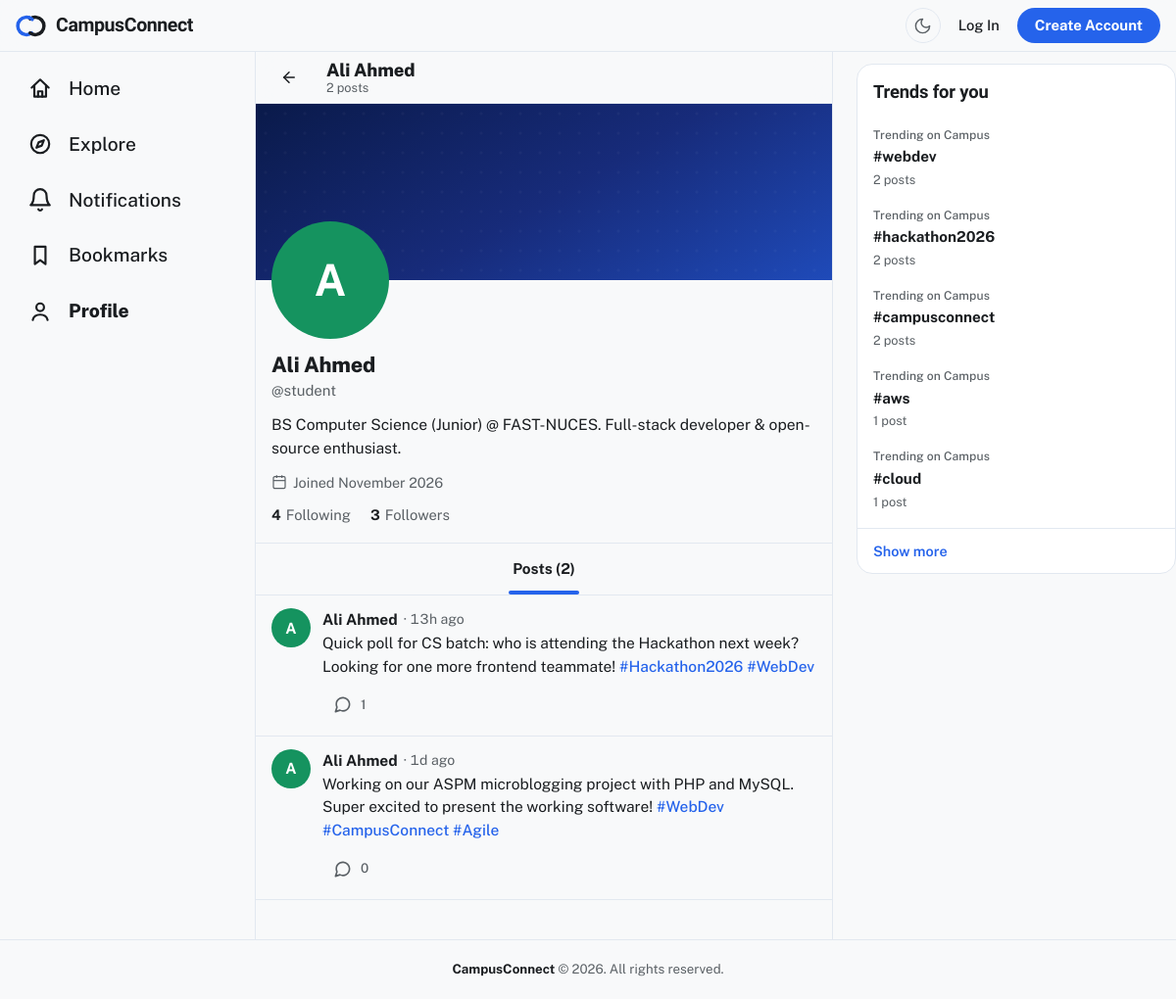
The page /profile.php?id=1 on the database its author committed.
### tables this page shows
CREATE TABLE IF NOT EXISTS users (
    id INT AUTO_INCREMENT PRIMARY KEY,
    name VARCHAR(255) NOT NULL,
    email VARCHAR(255) UNIQUE NOT NULL,
    password_hash VARCHAR(255) NOT NULL,
    role ENUM('student', 'society_admin', 'system_admin') DEFAULT 'student',
    bio TEXT DEFAULT NULL,
    cover_style VARCHAR(20) NOT NULL DEFAULT 'signature',
    created_at TIMESTAMP DEFAULT CURRENT_TIMESTAMP
);

CREATE TABLE IF NOT EXISTS posts (
    id INT AUTO_INCREMENT PRIMARY KEY,
    user_id INT NOT NULL,
    content TEXT NOT NULL,
    is_announcement TINYINT(1) NOT NULL DEFAULT 0,
    created_at TIMESTAMP DEFAULT CURRENT_TIMESTAMP,
    updated_at TIMESTAMP DEFAULT CURRENT_TIMESTAMP ON UPDATE CURRENT_TIMESTAMP,
    deleted_at TIMESTAMP NULL DEFAULT NULL,
    CONSTRAINT fk_posts_user FOREIGN KEY (user_id) REFERENCES users(id) ON DELETE CASCADE,
    INDEX idx_posts_user_id (user_id),
    INDEX idx_posts_created_at (created_at DESC)
);

CREATE TABLE IF NOT EXISTS hashtags (
    id INT AUTO_INCREMENT PRIMARY KEY,
    tag VARCHAR(100) UNIQUE NOT NULL,
    created_at TIMESTAMP DEFAULT CURRENT_TIMESTAMP
);

### profile.php (the view, shortened to what the rows shown need)
<?php
require_once 'classes/User.php';
require_once 'classes/Post.php';
require_once 'classes/PostController.php';
require_once 'classes/Like.php';
require_once 'includes/social_widgets.php';
require_once 'includes/header.php';
$profileId = (int)($_GET['id'] ?? ($currentUser['id'] ?? 0));
$db = Database::getInstance()->getConnection();
$userModel = new User($db);
$profile = $profileId > 0 ? $userModel->getById($profileId) : false;
$isOwnProfile = $profile && $currentUser && (int)$profile['id'] === (int)$currentUser['id'];
$feed = ['posts' => [], 'total' => 0, 'page' => 1, 'has_more' => false];
$bookmarkedIds = [];
$activeTab = ($_GET['tab'] ?? 'posts') === 'likes' && $isOwnProfile ? 'likes' : 'posts';
$likedPosts = [];
if ($profile) {
    $feedPage = max(1, (int)($_GET['page'] ?? 1));
    $feedController = new PostController(new Post($db), $currentUser);
    $feed = $feedController->getUserFeed((int)$profile['id'], $feedPage, 10);
}
?>
<?php if (!$profile): ?>
    <div class="narrow-wrap">
        <div class="empty-state">
            <span class="empty-icon"><svg viewBox="0 0 24 24" fill="none" stroke="currentColor" stroke-width="1.7" stroke-linecap="round" stroke-linejoin="round" aria-hidden="true"><circle cx="11" cy="11" r="6.5"/><path d="m16 16 4.5 4.5"/></svg></span>
            <h4 class="empty-title">User not found</h4>
            <p class="empty-text">This profile may not exist, or the link is incorrect.</p>
        </div>
    </div>
<?php else: ?>
    <?php
        $profileInitial = strtoupper(mb_substr(trim($profile['name']), 0, 1, 'UTF-8'));
        $followerCount = (int)$profile['follower_count'];
        $followingCount = (int)$profile['following_count'];
        $coverStyle = User::normalizeCoverStyle($profile['cover_style'] ?? 'signature');
    ?>
    <div class="layout-3col">
        <?php renderLeftNav('profile'); ?>
        <div class="col-main">
            <div class="profile-sticky-bar">
                <a href="index.php" class="profile-back-btn" aria-label="Back">
                    <svg viewBox="0 0 24 24" fill="none" stroke="currentColor" stroke-width="2" stroke-linecap="round" stroke-linejoin="round" width="18" height="18">
                        <line x1="19" y1="12" x2="5" y2="12"></line>
                        <polyline points="12 19 5 12 12 5"></polyline>
                    </svg>
                </a>
                <div class="profile-sticky-meta">
                    <h2 class="profile-sticky-name"><?= htmlspecialchars($profile['name']) ?></h2>
                    <span class="profile-sticky-sub"><?= (int)$feed['total'] ?> <?= pluralize((int)$feed['total'], 'post') ?></span>
                </div>
            </div>
            <div class="profile-card">
                <div class="profile-cover cover-<?= htmlspecialchars($coverStyle) ?>" aria-hidden="true"></div>
                <div class="profile-hero-row">
                    <span class="avatar-lg<?= avatarToneClass((int)$profile['id'], (string)($profile['role'] ?? '')) ?>"><?= htmlspecialchars($profileInitial) ?></span>
                </div>
                <div class="profile-details">
                    <div class="profile-name-row">
                        <h1 class="profile-display-name"><?= htmlspecialchars($profile['name']) ?></h1>
                    </div>
                    <?php
                        $emailPrefix = explode('@', $profile['email'] ?? '')[0];
                    ?>
                    <div class="profile-handle">@<?= htmlspecialchars($emailPrefix) ?></div>
                    <?php if (!empty($profile['bio'])): ?>
                        <p class="profile-bio"><?= htmlspecialchars($profile['bio']) ?></p>
                    <?php endif; ?>
                    <div class="profile-metadata-row">
                        <?php if (!empty($profile['created_at'])): ?>
                            <span class="profile-meta-item">
                                <svg viewBox="0 0 24 24" fill="none" stroke="currentColor" stroke-width="1.8" width="16" height="16">
                                    <rect x="3" y="4" width="18" height="18" rx="2" ry="2"></rect>
                                    <line x1="16" y1="2" x2="16" y2="6"></line>
                                    <line x1="8" y1="2" x2="8" y2="6"></line>
                                    <line x1="3" y1="10" x2="21" y2="10"></line>
                                </svg>
                                Joined <?= date('F Y', strtotime($profile['created_at'])) ?>
                            </span>
                        <?php endif; ?>
                    </div>
                    <div class="profile-stats-row">
                        <button type="button" class="stat-btn" onclick="toggleModal('following-modal')">
                            <strong><?= $followingCount ?></strong>
                            <span>Following</span>
                        </button>
                        <button type="button" class="stat-btn" onclick="toggleModal('followers-modal')">
                            <strong data-followers-count-for="<?= (int)$profile['id'] ?>"><?= $followerCount ?></strong>
                            <span><?= pluralize($followerCount, 'Follower') ?></span>
                        </button>
                    </div>
                </div>
            </div>
            <div class="profile-tabs-header">
                <a href="profile.php?id=<?= (int)$profile['id'] ?>&tab=posts" class="profile-tab<?= $activeTab === 'posts' ? ' active' : '' ?>">
                    <span class="profile-tab-label">Posts (<?= (int)$feed['total'] ?>)</span>
                </a>
            </div>
            <?php if ($activeTab === 'likes'): ?>
                <?php if (empty($likedPosts)): ?>
                    <div class="empty-state">
                        <p class="empty-text"><?= $isOwnProfile ? 'You have not liked any posts yet.' : 'This user has not liked any posts yet.' ?></p>
                    </div>
                <?php else: ?>
                    <?php foreach ($likedPosts as $likedPost): ?>
                        <?php renderPostCard($likedPost, $currentUser, $bookmarkedIds); ?>
                    <?php endforeach; ?>
                <?php endif; ?>
            <?php else: ?>
                <?php if (empty($feed['posts'])): ?>
                    <div class="empty-state">
                        <p class="empty-text"><?= $isOwnProfile ? 'You have not posted anything yet.' : 'This user has not posted anything yet.' ?></p>
                    </div>
                <?php else: ?>
                    <?php foreach ($feed['posts'] as $feedPost): ?>
                        <?php renderPostCard($feedPost, $currentUser, $bookmarkedIds); ?>
                    <?php endforeach; ?>
                <?php endif; ?>
            <?php endif; ?>
        </div>
        <div class="col-side">
            <?php renderTrendingHashtagsWidget($db); ?>
        </div>
    </div>
<?php endif; ?>
<?php require_once 'includes/footer.php'; ?>

### includes/social_widgets.php (shortened to what the rows shown need)
<?php
require_once __DIR__ . '/../classes/Hashtag.php';
function renderLeftNav(string $active): void {
    $viewerId = isset($GLOBALS['currentUser']['id']) ? (int)$GLOBALS['currentUser']['id'] : 0;
    $unreadCount = 0;
    $svgAttrs = 'viewBox="0 0 24 24" fill="none" stroke="currentColor" stroke-width="1.8" stroke-linecap="round" stroke-linejoin="round" aria-hidden="true"';
    $links = [
        'home' => ['index.php', 'Home', '<svg ' . $svgAttrs . '><path d="M4 11.5 12 4l8 7.5"/><path d="M6.5 9.5V20h11V9.5"/><path d="M10 20v-5h4v5"/></svg>', 0],
        'explore' => ['explore.php', 'Explore', '<svg ' . $svgAttrs . '><circle cx="12" cy="12" r="8.5"/><path d="M15.5 8.5 13.5 13.5 8.5 15.5 10.5 10.5Z"/></svg>', 0],
        'notifications' => ['notifications.php', 'Notifications', '<svg ' . $svgAttrs . '><path d="M18 8A6 6 0 0 0 6 8c0 7-3 9-3 9h18s-3-2-3-9"/><path d="M13.73 21a2 2 0 0 1-3.46 0"/></svg>', $unreadCount],
        'bookmarks' => ['bookmarks.php', 'Bookmarks', '<svg ' . $svgAttrs . '><path d="M7 3.5h10V20l-5-3.8L7 20Z"/></svg>', 0],
        'profile' => [$viewerId ? 'profile.php?id=' . $viewerId : 'login.php', 'Profile', '<svg ' . $svgAttrs . '><circle cx="12" cy="8" r="3.6"/><path d="M5 20c.8-3.4 3.6-5 7-5s6.2 1.6 7 5"/></svg>', 0],
    ];
    echo '<nav class="col-nav" aria-label="Section">';
    foreach ($links as $key => [$href, $label, $icon, $badge]) {
        $isActive = $key === $active ? ' nav-col-active' : '';
        echo '<a href="' . htmlspecialchars($href) . '" class="nav-col-link' . $isActive . '"'
            . ' aria-label="' . htmlspecialchars($label) . '"'
            . ($key === $active ? ' aria-current="page"' : '') . '>'
            . $icon . '<span>' . htmlspecialchars($label) . '</span>';
        echo '</a>';
    }
    echo '</nav>';
}
function renderTrendingHashtagsWidget(PDO $db, int $limit = 5): void {
    require_once __DIR__ . '/../classes/Hashtag.php';
    $hashtagModel = new Hashtag($db);
    $trending = $hashtagModel->getTrending($limit);
    echo '<div class="widget">';
    echo '<h4 class="widget-title">Trends for you</h4>';
    if (empty($trending)) {
        echo '<p class="widget-empty">No trending topics yet.</p>';
    } else {
        foreach ($trending as $item) {
            echo '<div class="trending-row">';
            echo '<a href="explore.php?tag=' . urlencode($item['tag']) . '" class="trending-link">';
            echo '<span class="trending-sub">Trending on Campus</span>';
            echo '<span class="trending-tag">#' . htmlspecialchars($item['tag']) . '</span>';
            echo '<span class="trending-count">' . (int)$item['post_count'] . ' ' . pluralize((int)$item['post_count'], 'post') . '</span>';
            echo '</a>';
            echo '</div>';
        }
    }
    echo '<a href="explore.php" class="widget-more">Show more</a>';
    echo '</div>';
}
function renderPostCard(array $post, ?array $currentUser, array $bookmarkedIds = [], bool $removeCardOnUnsave = false): void {
    $postId = (int)$post['id'];
    $authorInitial = strtoupper(mb_substr(trim($post['author_name']), 0, 1, 'UTF-8'));
    $timeAgo = $post['time_ago'] ?? $post['created_at'];
    $replyCount = (int)($post['reply_count'] ?? 0);
    $replySvg = '<svg viewBox="0 0 24 24" fill="none" stroke="currentColor" stroke-width="1.8" stroke-linecap="round" stroke-linejoin="round" aria-hidden="true"><path d="M21 11.5a8.38 8.38 0 0 1-.9 3.8 8.5 8.5 0 0 1-7.6 4.7 8.38 8.38 0 0 1-3.8-.9L3 21l1.9-5.7a8.38 8.38 0 0 1-.9-3.8 8.5 8.5 0 0 1 4.7-7.6 8.38 8.38 0 0 1 3.8-.9h.5a8.48 8.48 0 0 1 8 8v.5Z"/></svg>';
    $renderedBody = Hashtag::renderHashtagLinks(htmlspecialchars($post['content']));
    echo '<div class="post-card" data-post-card>';
    echo '<span class="avatar-md' . avatarToneClass((int)$post['user_id'], (string)($post['author_role'] ?? '')) . '">' . htmlspecialchars($authorInitial) . '</span>';
    echo '<div class="post-body">';
    echo '<div class="post-card-head">';
    echo '<a class="post-card-author" href="profile.php?id=' . (int)$post['user_id'] . '">'
        . htmlspecialchars($post['author_name']) . '</a>';
    echo '<span class="post-card-time">&middot; ' . htmlspecialchars($timeAgo) . '</span>';
    echo '</div>';
    echo '<p class="post-card-content">' . $renderedBody . '</p>';
    echo '<div class="post-card-actions">';
    echo '<a class="action-reply" href="post.php?id=' . $postId . '" aria-label="View post and replies"><span class="action-ic">'
        . $replySvg . '</span>' . $replyCount . '</a>';
    echo '</div>';
    echo '</div>';
    echo '</div>';
}

### classes/Hashtag.php (shortened to what the rows shown need)
<?php
require_once __DIR__ . '/Post.php';
class Hashtag {
    private PDO $db;
    public function __construct(PDO $dbConnection) {
        $this->db = $dbConnection;
    }
    public static function renderHashtagLinks(string $escapedHtml): string {
        return preg_replace_callback(
            '/(?<!&)#([a-zA-Z0-9_]{1,50})\b/u',
            function ($matches) {
                $rawTag = $matches[1];
                $lowerTag = mb_strtolower($rawTag, 'UTF-8');
                return '<a href="explore.php?tag=' . urlencode($lowerTag) . '" class="hashtag-link">#' . $rawTag . '</a>';
            },
            $escapedHtml
        );
    }
    public function getTrending(int $limit = 5): array {
        $sql = "SELECT h.id, h.tag, COUNT(ph.post_id) AS post_count
                FROM hashtags h
                JOIN post_hashtags ph ON h.id = ph.hashtag_id
                JOIN posts p ON ph.post_id = p.id
                WHERE p.deleted_at IS NULL
                GROUP BY h.id, h.tag
                HAVING post_count > 0
                ORDER BY post_count DESC, h.id DESC
                LIMIT :limit";
        $stmt = $this->db->prepare($sql);
        $stmt->bindValue(':limit', $limit, PDO::PARAM_INT);
        $stmt->execute();
        return $stmt->fetchAll(PDO::FETCH_ASSOC);
    }
}

### rows shown on the page
users: name "Ali Ahmed", name "A", email "student", bio "BS Computer Science (Junior) @ FAST-NUCES. Full-stack developer & open-source enthusiast.", created_at "November 2026"
posts: user.name "A", user.name "Ali Ahmed", timeAgo "13h ago", content "Quick poll for CS batch: who is attending the Hackathon next week? Looking for one more frontend teammate!", rawTag "Hackathon2026 WebDev", replyCount "1"
posts: user.name "A", user.name "Ali Ahmed", timeAgo "1d ago", content "Working on our ASPM microblogging project with PHP and MySQL. Super excited to present the working software!", rawTag "WebDev CampusConnect Agile", replyCount "0"
hashtags: tag "webdev", post_count "2", post_count "posts"
hashtags: tag "hackathon2026", post_count "2", post_count "posts"
hashtags: tag "campusconnect", post_count "2", post_count "posts"
hashtags: tag "aws", post_count "1", post_count "post"
hashtags: tag "cloud", post_count "1", post_count "post"

### other values the page prints
$label "Home"
$label "Explore"
$label "Notifications"
$label "Bookmarks"
$label "Profile"
$feed['total'] "2"
pluralize((int)$feed['total'], 'post') "posts"
$followingCount "4"
$followerCount "3"
pluralize($followerCount, 'Follower') "Followers"
